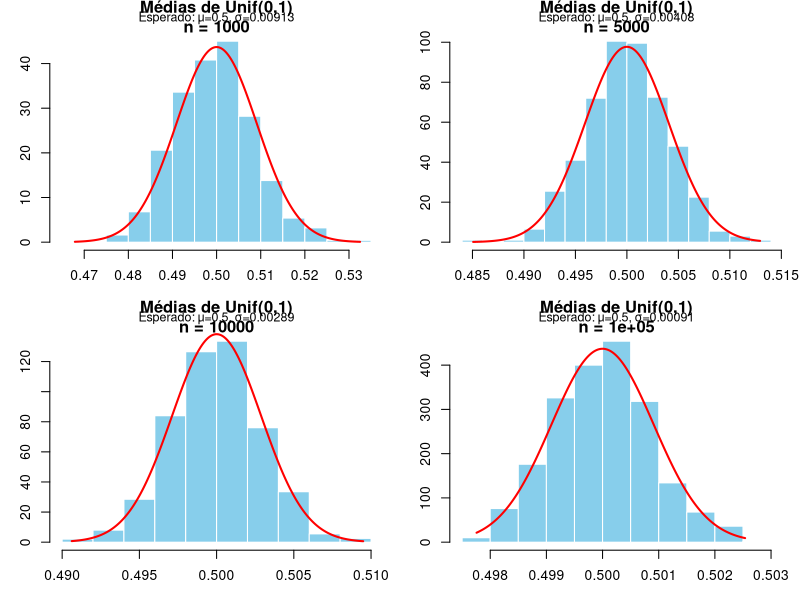

Generate this figure with R:
set.seed(123)
n_amostras <- c(1e3, 5e3, 1e4, 1e5)
repeticoes <- 1000

par(mfrow = c(2, 2), mar = c(3, 3, 2, 1))

for (n in n_amostras) {
  medias <- numeric(repeticoes)
  
  for (i in 1:repeticoes) {
    u <- runif(n)
    medias[i] <- mean(u)
  }
  
  hist(medias, probability = TRUE,
       main = paste("Médias de Unif(0,1)\nn =", n),
       col = "skyblue", xlab = "Média", border = "white")
  
  # Adiciona curva normal teórica
  x <- seq(min(medias), max(medias), length.out = 200)
  lines(x, dnorm(x, mean = 0.5, sd = 1/sqrt(12*n)), col = "red", lwd = 2)
  
  mtext(paste0("Esperado: μ=0.5, σ=", round(1/sqrt(12*n), 5)), side = 3, line = 0.5, cex = 0.75)
}
